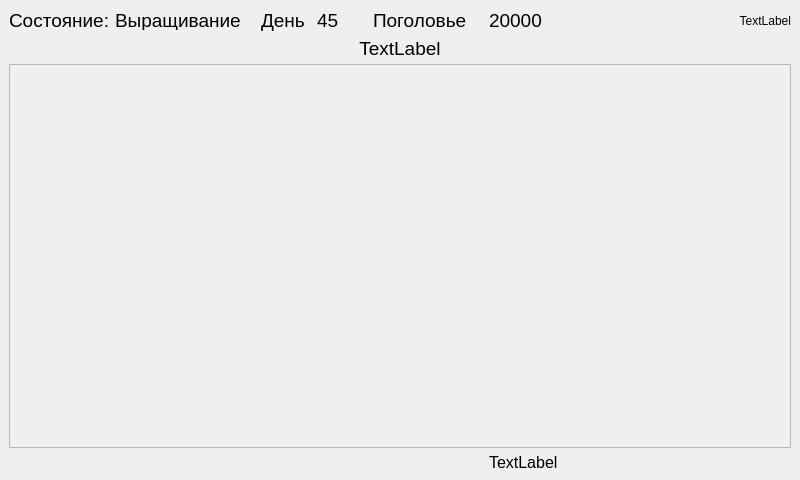
<?xml version="1.0" encoding="UTF-8"?>
<ui version="4.0">
 <class>MainWindow</class>
 <widget class="QMainWindow" name="MainWindow">
  <property name="geometry">
   <rect>
    <x>0</x>
    <y>0</y>
    <width>800</width>
    <height>480</height>
   </rect>
  </property>
  <property name="minimumSize">
   <size>
    <width>800</width>
    <height>480</height>
   </size>
  </property>
  <property name="maximumSize">
   <size>
    <width>800</width>
    <height>480</height>
   </size>
  </property>
  <property name="windowTitle">
   <string>MainWindow</string>
  </property>
  <widget class="QWidget" name="centralwidget">
   <layout class="QGridLayout" name="gridLayout">
    <item row="0" column="4">
     <widget class="QLabel" name="label_6">
      <property name="maximumSize">
       <size>
        <width>110</width>
        <height>16777215</height>
       </size>
      </property>
      <property name="font">
       <font>
        <pointsize>14</pointsize>
       </font>
      </property>
      <property name="text">
       <string>Поголовье</string>
      </property>
     </widget>
    </item>
    <item row="0" column="5">
     <widget class="QLabel" name="lblHeads">
      <property name="font">
       <font>
        <pointsize>14</pointsize>
       </font>
      </property>
      <property name="text">
       <string>20000</string>
      </property>
     </widget>
    </item>
    <item row="0" column="3">
     <widget class="QLabel" name="lblDay">
      <property name="maximumSize">
       <size>
        <width>50</width>
        <height>16777215</height>
       </size>
      </property>
      <property name="font">
       <font>
        <pointsize>14</pointsize>
       </font>
      </property>
      <property name="text">
       <string>45</string>
      </property>
     </widget>
    </item>
    <item row="0" column="0">
     <widget class="QLabel" name="label">
      <property name="maximumSize">
       <size>
        <width>100</width>
        <height>20</height>
       </size>
      </property>
      <property name="font">
       <font>
        <pointsize>14</pointsize>
       </font>
      </property>
      <property name="text">
       <string>Состояние:</string>
      </property>
     </widget>
    </item>
    <item row="0" column="1">
     <widget class="QLabel" name="lblStatus_2">
      <property name="maximumSize">
       <size>
        <width>140</width>
        <height>20</height>
       </size>
      </property>
      <property name="font">
       <font>
        <pointsize>14</pointsize>
       </font>
      </property>
      <property name="text">
       <string>Выращивание</string>
      </property>
     </widget>
    </item>
    <item row="0" column="2">
     <widget class="QLabel" name="label_3">
      <property name="maximumSize">
       <size>
        <width>50</width>
        <height>16777215</height>
       </size>
      </property>
      <property name="font">
       <font>
        <pointsize>14</pointsize>
       </font>
      </property>
      <property name="text">
       <string>День</string>
      </property>
     </widget>
    </item>
    <item row="3" column="5">
     <widget class="QLabel" name="lblStatus">
      <property name="minimumSize">
       <size>
        <width>0</width>
        <height>15</height>
       </size>
      </property>
      <property name="maximumSize">
       <size>
        <width>16777215</width>
        <height>17</height>
       </size>
      </property>
      <property name="font">
       <font>
        <pointsize>12</pointsize>
       </font>
      </property>
      <property name="text">
       <string>TextLabel</string>
      </property>
     </widget>
    </item>
    <item row="0" column="6">
     <widget class="QLabel" name="lblClock">
      <property name="text">
       <string>TextLabel</string>
      </property>
      <property name="alignment">
       <set>Qt::AlignRight|Qt::AlignTrailing|Qt::AlignVCenter</set>
      </property>
     </widget>
    </item>
    <item row="2" column="0" colspan="7">
     <widget class="QFrame" name="mainFrame">
      <property name="frameShape">
       <enum>QFrame::StyledPanel</enum>
      </property>
      <property name="frameShadow">
       <enum>QFrame::Raised</enum>
      </property>
     </widget>
    </item>
    <item row="1" column="0" colspan="7">
     <widget class="QLabel" name="lblTitle">
      <property name="minimumSize">
       <size>
        <width>0</width>
        <height>20</height>
       </size>
      </property>
      <property name="maximumSize">
       <size>
        <width>16777215</width>
        <height>20</height>
       </size>
      </property>
      <property name="font">
       <font>
        <pointsize>14</pointsize>
       </font>
      </property>
      <property name="text">
       <string>TextLabel</string>
      </property>
      <property name="alignment">
       <set>Qt::AlignCenter</set>
      </property>
     </widget>
    </item>
   </layout>
  </widget>
 </widget>
 <resources/>
 <connections/>
</ui>
